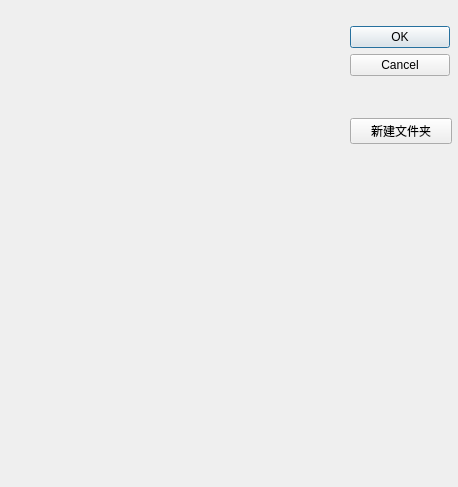
<?xml version="1.0" encoding="UTF-8"?>
<ui version="4.0">
 <class>DocToDirDialog</class>
 <widget class="QDialog" name="DocToDirDialog">
  <property name="geometry">
   <rect>
    <x>0</x>
    <y>0</y>
    <width>458</width>
    <height>487</height>
   </rect>
  </property>
  <property name="windowTitle">
   <string>Put Document to Directory</string>
  </property>
  <widget class="QWidget" name="DocToDirWidget">
   <property name="geometry">
    <rect>
     <x>350</x>
     <y>-10</y>
     <width>102</width>
     <height>191</height>
    </rect>
   </property>
   <layout class="QVBoxLayout" name="docToDirBtn">
    <item>
     <widget class="QDialogButtonBox" name="buttonBox">
      <property name="sizePolicy">
       <sizepolicy hsizetype="Fixed" vsizetype="Fixed">
        <horstretch>0</horstretch>
        <verstretch>0</verstretch>
       </sizepolicy>
      </property>
      <property name="minimumSize">
       <size>
        <width>100</width>
        <height>0</height>
       </size>
      </property>
      <property name="whatsThis">
       <string/>
      </property>
      <property name="locale">
       <locale language="Chinese" country="China"/>
      </property>
      <property name="orientation">
       <enum>Qt::Vertical</enum>
      </property>
      <property name="standardButtons">
       <set>QDialogButtonBox::Cancel|QDialogButtonBox::Ok</set>
      </property>
     </widget>
    </item>
    <item>
     <widget class="QPushButton" name="newDirBtn">
      <property name="text">
       <string>新建文件夹</string>
      </property>
     </widget>
    </item>
   </layout>
  </widget>
  <widget class="QWidget" name="layoutWidget">
   <property name="geometry">
    <rect>
     <x>7</x>
     <y>9</y>
     <width>341</width>
     <height>461</height>
    </rect>
   </property>
   <layout class="QVBoxLayout" name="docToDirTree">
    <item>
     <widget class="QLabel" name="sourceDoc">
      <property name="font">
       <font>
        <weight>75</weight>
        <bold>true</bold>
       </font>
      </property>
      <property name="text">
       <string/>
      </property>
     </widget>
    </item>
   </layout>
  </widget>
 </widget>
 <resources/>
 <connections>
  <connection>
   <sender>buttonBox</sender>
   <signal>rejected()</signal>
   <receiver>DocToDirDialog</receiver>
   <slot>reject()</slot>
   <hints>
    <hint type="sourcelabel">
     <x>295</x>
     <y>458</y>
    </hint>
    <hint type="destinationlabel">
     <x>286</x>
     <y>274</y>
    </hint>
   </hints>
  </connection>
 </connections>
</ui>
